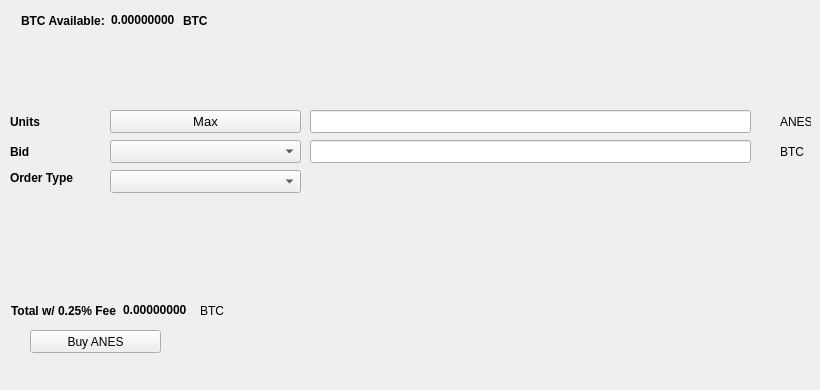
   <widget class="QWidget" name="BuyTab">
    <attribute name="title">
     <string>Buy</string>
    </attribute>
    <widget class="QPushButton" name="BuyANES">
     <property name="geometry">
      <rect>
       <x>30</x>
       <y>330</y>
       <width>131</width>
       <height>23</height>
      </rect>
     </property>
     <property name="text">
      <string>Buy ANES</string>
     </property>
     <property name="icon">
      <iconset resource="../anes.qrc">
       <normaloff>:/icons/bitcoin</normaloff>:/icons/bitcoin</iconset>
     </property>
    </widget>
    <widget class="QLabel" name="label_3">
     <property name="geometry">
      <rect>
       <x>10</x>
       <y>110</y>
       <width>46</width>
       <height>23</height>
      </rect>
     </property>
     <property name="font">
      <font>
       <weight>75</weight>
       <bold>true</bold>
      </font>
     </property>
     <property name="text">
      <string>Units</string>
     </property>
    </widget>
    <widget class="QLineEdit" name="UnitsInput">
     <property name="geometry">
      <rect>
       <x>310</x>
       <y>110</y>
       <width>441</width>
       <height>23</height>
      </rect>
     </property>
     <property name="font">
      <font>
       <pointsize>9</pointsize>
       <weight>75</weight>
       <bold>true</bold>
      </font>
     </property>
    </widget>
    <widget class="QLineEdit" name="BuyBidPriceEdit">
     <property name="geometry">
      <rect>
       <x>310</x>
       <y>140</y>
       <width>441</width>
       <height>23</height>
      </rect>
     </property>
     <property name="font">
      <font>
       <pointsize>9</pointsize>
       <weight>75</weight>
       <bold>true</bold>
      </font>
     </property>
    </widget>
    <widget class="QLabel" name="label_4">
     <property name="geometry">
      <rect>
       <x>780</x>
       <y>110</y>
       <width>31</width>
       <height>23</height>
      </rect>
     </property>
     <property name="text">
      <string>ANES</string>
     </property>
    </widget>
    <widget class="QLabel" name="label_5">
     <property name="geometry">
      <rect>
       <x>780</x>
       <y>140</y>
       <width>31</width>
       <height>23</height>
      </rect>
     </property>
     <property name="text">
      <string>BTC</string>
     </property>
    </widget>
    <widget class="QLabel" name="label_6">
     <property name="geometry">
      <rect>
       <x>10</x>
       <y>140</y>
       <width>46</width>
       <height>23</height>
      </rect>
     </property>
     <property name="font">
      <font>
       <weight>75</weight>
       <bold>true</bold>
      </font>
     </property>
     <property name="text">
      <string>Bid</string>
     </property>
    </widget>
    <widget class="QLabel" name="label_7">
     <property name="geometry">
      <rect>
       <x>10</x>
       <y>170</y>
       <width>91</width>
       <height>16</height>
      </rect>
     </property>
     <property name="font">
      <font>
       <weight>75</weight>
       <bold>true</bold>
      </font>
     </property>
     <property name="text">
      <string>Order Type</string>
     </property>
    </widget>
    <widget class="QPushButton" name="Buy_Max_Amount">
     <property name="geometry">
      <rect>
       <x>110</x>
       <y>110</y>
       <width>191</width>
       <height>23</height>
      </rect>
     </property>
     <property name="font">
      <font>
       <pointsize>10</pointsize>
      </font>
     </property>
     <property name="text">
      <string>Max</string>
     </property>
    </widget>
    <widget class="QComboBox" name="BuyBidcomboBox">
     <property name="geometry">
      <rect>
       <x>110</x>
       <y>140</y>
       <width>191</width>
       <height>23</height>
      </rect>
     </property>
     <property name="font">
      <font>
       <pointsize>10</pointsize>
      </font>
     </property>
    </widget>
    <widget class="QComboBox" name="buyOrdertypeCombo">
     <property name="geometry">
      <rect>
       <x>110</x>
       <y>170</y>
       <width>191</width>
       <height>23</height>
      </rect>
     </property>
     <property name="font">
      <font>
       <pointsize>10</pointsize>
      </font>
     </property>
    </widget>
    <widget class="QWidget" name="layoutWidget1">
     <property name="geometry">
      <rect>
       <x>21</x>
       <y>11</y>
       <width>227</width>
       <height>19</height>
      </rect>
     </property>
     <layout class="QHBoxLayout" name="horizontalLayout_3">
      <item>
       <widget class="QLabel" name="label232">
        <property name="font">
         <font>
          <weight>75</weight>
          <bold>true</bold>
         </font>
        </property>
        <property name="text">
         <string>BTC Available:</string>
        </property>
       </widget>
      </item>
      <item>
       <widget class="QLabel" name="BtcAvailableLbl">
        <property name="palette">
         <palette>
          <active>
           <colorrole role="WindowText">
            <brush brushstyle="SolidPattern">
             <color alpha="255">
              <red>0</red>
              <green>0</green>
              <blue>0</blue>
             </color>
            </brush>
           </colorrole>
           <colorrole role="Button">
            <brush brushstyle="SolidPattern">
             <color alpha="255">
              <red>0</red>
              <green>170</green>
              <blue>0</blue>
             </color>
            </brush>
           </colorrole>
           <colorrole role="Light">
            <brush brushstyle="SolidPattern">
             <color alpha="255">
              <red>0</red>
              <green>255</green>
              <blue>0</blue>
             </color>
            </brush>
           </colorrole>
           <colorrole role="Midlight">
            <brush brushstyle="SolidPattern">
             <color alpha="255">
              <red>0</red>
              <green>212</green>
              <blue>0</blue>
             </color>
            </brush>
           </colorrole>
           <colorrole role="Dark">
            <brush brushstyle="SolidPattern">
             <color alpha="255">
              <red>0</red>
              <green>85</green>
              <blue>0</blue>
             </color>
            </brush>
           </colorrole>
           <colorrole role="Mid">
            <brush brushstyle="SolidPattern">
             <color alpha="255">
              <red>0</red>
              <green>113</green>
              <blue>0</blue>
             </color>
            </brush>
           </colorrole>
           <colorrole role="Text">
            <brush brushstyle="SolidPattern">
             <color alpha="255">
              <red>0</red>
              <green>170</green>
              <blue>0</blue>
             </color>
            </brush>
           </colorrole>
           <colorrole role="BrightText">
            <brush brushstyle="SolidPattern">
             <color alpha="255">
              <red>255</red>
              <green>255</green>
              <blue>255</blue>
             </color>
            </brush>
           </colorrole>
           <colorrole role="ButtonText">
            <brush brushstyle="SolidPattern">
             <color alpha="255">
              <red>0</red>
              <green>0</green>
              <blue>0</blue>
             </color>
            </brush>
           </colorrole>
           <colorrole role="Base">
            <brush brushstyle="SolidPattern">
             <color alpha="255">
              <red>255</red>
              <green>255</green>
              <blue>255</blue>
             </color>
            </brush>
           </colorrole>
           <colorrole role="Window">
            <brush brushstyle="SolidPattern">
             <color alpha="255">
              <red>0</red>
              <green>170</green>
              <blue>0</blue>
             </color>
            </brush>
           </colorrole>
           <colorrole role="Shadow">
            <brush brushstyle="SolidPattern">
             <color alpha="255">
              <red>0</red>
              <green>0</green>
              <blue>0</blue>
             </color>
            </brush>
           </colorrole>
           <colorrole role="AlternateBase">
            <brush brushstyle="SolidPattern">
             <color alpha="255">
              <red>127</red>
              <green>212</green>
              <blue>127</blue>
             </color>
            </brush>
           </colorrole>
           <colorrole role="ToolTipBase">
            <brush brushstyle="SolidPattern">
             <color alpha="255">
              <red>255</red>
              <green>255</green>
              <blue>220</blue>
             </color>
            </brush>
           </colorrole>
           <colorrole role="ToolTipText">
            <brush brushstyle="SolidPattern">
             <color alpha="255">
              <red>0</red>
              <green>0</green>
              <blue>0</blue>
             </color>
            </brush>
           </colorrole>
          </active>
          <inactive>
           <colorrole role="WindowText">
            <brush brushstyle="SolidPattern">
             <color alpha="255">
              <red>0</red>
              <green>0</green>
              <blue>0</blue>
             </color>
            </brush>
           </colorrole>
           <colorrole role="Button">
            <brush brushstyle="SolidPattern">
             <color alpha="255">
              <red>0</red>
              <green>170</green>
              <blue>0</blue>
             </color>
            </brush>
           </colorrole>
           <colorrole role="Light">
            <brush brushstyle="SolidPattern">
             <color alpha="255">
              <red>0</red>
              <green>255</green>
              <blue>0</blue>
             </color>
            </brush>
           </colorrole>
           <colorrole role="Midlight">
            <brush brushstyle="SolidPattern">
             <color alpha="255">
              <red>0</red>
              <green>212</green>
              <blue>0</blue>
             </color>
            </brush>
           </colorrole>
           <colorrole role="Dark">
            <brush brushstyle="SolidPattern">
             <color alpha="255">
              <red>0</red>
              <green>85</green>
              <blue>0</blue>
             </color>
            </brush>
           </colorrole>
           <colorrole role="Mid">
            <brush brushstyle="SolidPattern">
             <color alpha="255">
              <red>0</red>
              <green>113</green>
              <blue>0</blue>
             </color>
            </brush>
           </colorrole>
           <colorrole role="Text">
            <brush brushstyle="SolidPattern">
             <color alpha="255">
              <red>0</red>
              <green>170</green>
              <blue>0</blue>
             </color>
            </brush>
           </colorrole>
           <colorrole role="BrightText">
            <brush brushstyle="SolidPattern">
             <color alpha="255">
              <red>255</red>
              <green>255</green>
              <blue>255</blue>
             </color>
            </brush>
           </colorrole>
           <colorrole role="ButtonText">
            <brush brushstyle="SolidPattern">
             <color alpha="255">
              <red>0</red>
              <green>0</green>
              <blue>0</blue>
             </color>
            </brush>
           </colorrole>
           <colorrole role="Base">
            <brush brushstyle="SolidPattern">
             <color alpha="255">
              <red>255</red>
              <green>255</green>
              <blue>255</blue>
             </color>
            </brush>
           </colorrole>
           <colorrole role="Window">
            <brush brushstyle="SolidPattern">
             <color alpha="255">
              <red>0</red>
              <green>170</green>
              <blue>0</blue>
             </color>
            </brush>
           </colorrole>
           <colorrole role="Shadow">
            <brush brushstyle="SolidPattern">
             <color alpha="255">
              <red>0</red>
              <green>0</green>
              <blue>0</blue>
             </color>
            </brush>
           </colorrole>
           <colorrole role="AlternateBase">
            <brush brushstyle="SolidPattern">
             <color alpha="255">
              <red>127</red>
              <green>212</green>
              <blue>127</blue>
             </color>
            </brush>
           </colorrole>
           <colorrole role="ToolTipBase">
            <brush brushstyle="SolidPattern">
             <color alpha="255">
              <red>255</red>
              <green>255</green>
              <blue>220</blue>
             </color>
            </brush>
           </colorrole>
           <colorrole role="ToolTipText">
            <brush brushstyle="SolidPattern">
             <color alpha="255">
              <red>0</red>
              <green>0</green>
              <blue>0</blue>
             </color>
            </brush>
           </colorrole>
          </inactive>
          <disabled>
           <colorrole role="WindowText">
            <brush brushstyle="SolidPattern">
             <color alpha="255">
              <red>0</red>
              <green>85</green>
              <blue>0</blue>
             </color>
            </brush>
           </colorrole>
           <colorrole role="Button">
            <brush brushstyle="SolidPattern">
             <color alpha="255">
              <red>0</red>
              <green>170</green>
              <blue>0</blue>
             </color>
            </brush>
           </colorrole>
           <colorrole role="Light">
            <brush brushstyle="SolidPattern">
             <color alpha="255">
              <red>0</red>
              <green>255</green>
              <blue>0</blue>
             </color>
            </brush>
           </colorrole>
           <colorrole role="Midlight">
            <brush brushstyle="SolidPattern">
             <color alpha="255">
              <red>0</red>
              <green>212</green>
              <blue>0</blue>
             </color>
            </brush>
           </colorrole>
           <colorrole role="Dark">
            <brush brushstyle="SolidPattern">
             <color alpha="255">
              <red>0</red>
              <green>85</green>
              <blue>0</blue>
             </color>
            </brush>
           </colorrole>
           <colorrole role="Mid">
            <brush brushstyle="SolidPattern">
             <color alpha="255">
              <red>0</red>
              <green>113</green>
              <blue>0</blue>
             </color>
            </brush>
           </colorrole>
           <colorrole role="Text">
            <brush brushstyle="SolidPattern">
             <color alpha="255">
              <red>0</red>
              <green>85</green>
              <blue>0</blue>
             </color>
            </brush>
           </colorrole>
           <colorrole role="BrightText">
            <brush brushstyle="SolidPattern">
             <color alpha="255">
              <red>255</red>
              <green>255</green>
              <blue>255</blue>
             </color>
            </brush>
           </colorrole>
           <colorrole role="ButtonText">
            <brush brushstyle="SolidPattern">
             <color alpha="255">
              <red>0</red>
              <green>85</green>
              <blue>0</blue>
             </color>
            </brush>
           </colorrole>
           <colorrole role="Base">
            <brush brushstyle="SolidPattern">
             <color alpha="255">
              <red>0</red>
              <green>170</green>
              <blue>0</blue>
             </color>
            </brush>
           </colorrole>
           <colorrole role="Window">
            <brush brushstyle="SolidPattern">
             <color alpha="255">
              <red>0</red>
              <green>170</green>
              <blue>0</blue>
             </color>
            </brush>
           </colorrole>
           <colorrole role="Shadow">
            <brush brushstyle="SolidPattern">
             <color alpha="255">
              <red>0</red>
              <green>0</green>
              <blue>0</blue>
             </color>
            </brush>
           </colorrole>
           <colorrole role="AlternateBase">
            <brush brushstyle="SolidPattern">
             <color alpha="255">
              <red>0</red>
              <green>170</green>
              <blue>0</blue>
             </color>
            </brush>
           </colorrole>
           <colorrole role="ToolTipBase">
            <brush brushstyle="SolidPattern">
             <color alpha="255">
              <red>255</red>
              <green>255</green>
              <blue>220</blue>
             </color>
            </brush>
           </colorrole>
           <colorrole role="ToolTipText">
            <brush brushstyle="SolidPattern">
             <color alpha="255">
              <red>0</red>
              <green>0</green>
              <blue>0</blue>
             </color>
            </brush>
           </colorrole>
          </disabled>
         </palette>
        </property>
        <property name="font">
         <font>
          <weight>75</weight>
          <bold>true</bold>
         </font>
        </property>
        <property name="text">
         <string>0.00000000</string>
        </property>
        <property name="textInteractionFlags">
         <set>Qt::LinksAccessibleByMouse|Qt::TextSelectableByKeyboard|Qt::TextSelectableByMouse</set>
        </property>
       </widget>
      </item>
      <item>
       <widget class="QLabel" name="BtcAvailableLbl_2">
        <property name="font">
         <font>
          <weight>75</weight>
          <bold>true</bold>
         </font>
        </property>
        <property name="text">
         <string>BTC</string>
        </property>
       </widget>
      </item>
     </layout>
    </widget>
    <widget class="QWidget" name="layoutWidge2">
     <property name="geometry">
      <rect>
       <x>11</x>
       <y>301</y>
       <width>259</width>
       <height>19</height>
      </rect>
     </property>
     <layout class="QHBoxLayout" name="horizontalLayout_4">
      <item>
       <widget class="QLabel" name="label_9">
        <property name="font">
         <font>
          <weight>75</weight>
          <bold>true</bold>
         </font>
        </property>
        <property name="text">
         <string>Total w/ 0.25% Fee</string>
        </property>
       </widget>
      </item>
      <item>
       <widget class="QLabel" name="BuyCostLabel">
        <property name="palette">
         <palette>
          <active>
           <colorrole role="WindowText">
            <brush brushstyle="SolidPattern">
             <color alpha="255">
              <red>0</red>
              <green>0</green>
              <blue>0</blue>
             </color>
            </brush>
           </colorrole>
           <colorrole role="Button">
            <brush brushstyle="SolidPattern">
             <color alpha="255">
              <red>0</red>
              <green>170</green>
              <blue>0</blue>
             </color>
            </brush>
           </colorrole>
           <colorrole role="Light">
            <brush brushstyle="SolidPattern">
             <color alpha="255">
              <red>0</red>
              <green>255</green>
              <blue>0</blue>
             </color>
            </brush>
           </colorrole>
           <colorrole role="Midlight">
            <brush brushstyle="SolidPattern">
             <color alpha="255">
              <red>0</red>
              <green>212</green>
              <blue>0</blue>
             </color>
            </brush>
           </colorrole>
           <colorrole role="Dark">
            <brush brushstyle="SolidPattern">
             <color alpha="255">
              <red>0</red>
              <green>85</green>
              <blue>0</blue>
             </color>
            </brush>
           </colorrole>
           <colorrole role="Mid">
            <brush brushstyle="SolidPattern">
             <color alpha="255">
              <red>0</red>
              <green>113</green>
              <blue>0</blue>
             </color>
            </brush>
           </colorrole>
           <colorrole role="Text">
            <brush brushstyle="SolidPattern">
             <color alpha="255">
              <red>0</red>
              <green>170</green>
              <blue>0</blue>
             </color>
            </brush>
           </colorrole>
           <colorrole role="BrightText">
            <brush brushstyle="SolidPattern">
             <color alpha="255">
              <red>255</red>
              <green>255</green>
              <blue>255</blue>
             </color>
            </brush>
           </colorrole>
           <colorrole role="ButtonText">
            <brush brushstyle="SolidPattern">
             <color alpha="255">
              <red>0</red>
              <green>0</green>
              <blue>0</blue>
             </color>
            </brush>
           </colorrole>
           <colorrole role="Base">
            <brush brushstyle="SolidPattern">
             <color alpha="255">
              <red>255</red>
              <green>255</green>
              <blue>255</blue>
             </color>
            </brush>
           </colorrole>
           <colorrole role="Window">
            <brush brushstyle="SolidPattern">
             <color alpha="255">
              <red>0</red>
              <green>170</green>
              <blue>0</blue>
             </color>
            </brush>
           </colorrole>
           <colorrole role="Shadow">
            <brush brushstyle="SolidPattern">
             <color alpha="255">
              <red>0</red>
              <green>0</green>
              <blue>0</blue>
             </color>
            </brush>
           </colorrole>
           <colorrole role="AlternateBase">
            <brush brushstyle="SolidPattern">
             <color alpha="255">
              <red>127</red>
              <green>212</green>
              <blue>127</blue>
             </color>
            </brush>
           </colorrole>
           <colorrole role="ToolTipBase">
            <brush brushstyle="SolidPattern">
             <color alpha="255">
              <red>255</red>
              <green>255</green>
              <blue>220</blue>
             </color>
            </brush>
           </colorrole>
           <colorrole role="ToolTipText">
            <brush brushstyle="SolidPattern">
             <color alpha="255">
              <red>0</red>
              <green>0</green>
              <blue>0</blue>
             </color>
            </brush>
           </colorrole>
          </active>
          <inactive>
           <colorrole role="WindowText">
            <brush brushstyle="SolidPattern">
             <color alpha="255">
              <red>0</red>
              <green>0</green>
              <blue>0</blue>
             </color>
            </brush>
           </colorrole>
           <colorrole role="Button">
            <brush brushstyle="SolidPattern">
             <color alpha="255">
              <red>0</red>
              <green>170</green>
              <blue>0</blue>
             </color>
            </brush>
           </colorrole>
           <colorrole role="Light">
            <brush brushstyle="SolidPattern">
             <color alpha="255">
              <red>0</red>
              <green>255</green>
              <blue>0</blue>
             </color>
            </brush>
           </colorrole>
           <colorrole role="Midlight">
            <brush brushstyle="SolidPattern">
             <color alpha="255">
              <red>0</red>
              <green>212</green>
              <blue>0</blue>
             </color>
            </brush>
           </colorrole>
           <colorrole role="Dark">
            <brush brushstyle="SolidPattern">
             <color alpha="255">
              <red>0</red>
              <green>85</green>
              <blue>0</blue>
             </color>
            </brush>
           </colorrole>
           <colorrole role="Mid">
            <brush brushstyle="SolidPattern">
             <color alpha="255">
              <red>0</red>
              <green>113</green>
              <blue>0</blue>
             </color>
            </brush>
           </colorrole>
           <colorrole role="Text">
            <brush brushstyle="SolidPattern">
             <color alpha="255">
              <red>0</red>
              <green>170</green>
              <blue>0</blue>
             </color>
            </brush>
           </colorrole>
           <colorrole role="BrightText">
            <brush brushstyle="SolidPattern">
             <color alpha="255">
              <red>255</red>
              <green>255</green>
              <blue>255</blue>
             </color>
            </brush>
           </colorrole>
           <colorrole role="ButtonText">
            <brush brushstyle="SolidPattern">
             <color alpha="255">
              <red>0</red>
              <green>0</green>
              <blue>0</blue>
             </color>
            </brush>
           </colorrole>
           <colorrole role="Base">
            <brush brushstyle="SolidPattern">
             <color alpha="255">
              <red>255</red>
              <green>255</green>
              <blue>255</blue>
             </color>
            </brush>
           </colorrole>
           <colorrole role="Window">
            <brush brushstyle="SolidPattern">
             <color alpha="255">
              <red>0</red>
              <green>170</green>
              <blue>0</blue>
             </color>
            </brush>
           </colorrole>
           <colorrole role="Shadow">
            <brush brushstyle="SolidPattern">
             <color alpha="255">
              <red>0</red>
              <green>0</green>
              <blue>0</blue>
             </color>
            </brush>
           </colorrole>
           <colorrole role="AlternateBase">
            <brush brushstyle="SolidPattern">
             <color alpha="255">
              <red>127</red>
              <green>212</green>
              <blue>127</blue>
             </color>
            </brush>
           </colorrole>
           <colorrole role="ToolTipBase">
            <brush brushstyle="SolidPattern">
             <color alpha="255">
              <red>255</red>
              <green>255</green>
              <blue>220</blue>
             </color>
            </brush>
           </colorrole>
           <colorrole role="ToolTipText">
            <brush brushstyle="SolidPattern">
             <color alpha="255">
              <red>0</red>
              <green>0</green>
              <blue>0</blue>
             </color>
            </brush>
           </colorrole>
          </inactive>
          <disabled>
           <colorrole role="WindowText">
            <brush brushstyle="SolidPattern">
             <color alpha="255">
              <red>0</red>
              <green>85</green>
              <blue>0</blue>
             </color>
            </brush>
           </colorrole>
           <colorrole role="Button">
            <brush brushstyle="SolidPattern">
             <color alpha="255">
              <red>0</red>
              <green>170</green>
              <blue>0</blue>
             </color>
            </brush>
           </colorrole>
           <colorrole role="Light">
            <brush brushstyle="SolidPattern">
             <color alpha="255">
              <red>0</red>
              <green>255</green>
              <blue>0</blue>
             </color>
            </brush>
           </colorrole>
           <colorrole role="Midlight">
            <brush brushstyle="SolidPattern">
             <color alpha="255">
              <red>0</red>
              <green>212</green>
              <blue>0</blue>
             </color>
            </brush>
           </colorrole>
           <colorrole role="Dark">
            <brush brushstyle="SolidPattern">
             <color alpha="255">
              <red>0</red>
              <green>85</green>
              <blue>0</blue>
             </color>
            </brush>
           </colorrole>
           <colorrole role="Mid">
            <brush brushstyle="SolidPattern">
             <color alpha="255">
              <red>0</red>
              <green>113</green>
              <blue>0</blue>
             </color>
            </brush>
           </colorrole>
           <colorrole role="Text">
            <brush brushstyle="SolidPattern">
             <color alpha="255">
              <red>0</red>
              <green>85</green>
              <blue>0</blue>
             </color>
            </brush>
           </colorrole>
           <colorrole role="BrightText">
            <brush brushstyle="SolidPattern">
             <color alpha="255">
              <red>255</red>
              <green>255</green>
              <blue>255</blue>
             </color>
            </brush>
           </colorrole>
           <colorrole role="ButtonText">
            <brush brushstyle="SolidPattern">
             <color alpha="255">
              <red>0</red>
              <green>85</green>
              <blue>0</blue>
             </color>
            </brush>
           </colorrole>
           <colorrole role="Base">
            <brush brushstyle="SolidPattern">
             <color alpha="255">
              <red>0</red>
              <green>170</green>
              <blue>0</blue>
             </color>
            </brush>
           </colorrole>
           <colorrole role="Window">
            <brush brushstyle="SolidPattern">
             <color alpha="255">
              <red>0</red>
              <green>170</green>
              <blue>0</blue>
             </color>
            </brush>
           </colorrole>
           <colorrole role="Shadow">
            <brush brushstyle="SolidPattern">
             <color alpha="255">
              <red>0</red>
              <green>0</green>
              <blue>0</blue>
             </color>
            </brush>
           </colorrole>
           <colorrole role="AlternateBase">
            <brush brushstyle="SolidPattern">
             <color alpha="255">
              <red>0</red>
              <green>170</green>
              <blue>0</blue>
             </color>
            </brush>
           </colorrole>
           <colorrole role="ToolTipBase">
            <brush brushstyle="SolidPattern">
             <color alpha="255">
              <red>255</red>
              <green>255</green>
              <blue>220</blue>
             </color>
            </brush>
           </colorrole>
           <colorrole role="ToolTipText">
            <brush brushstyle="SolidPattern">
             <color alpha="255">
              <red>0</red>
              <green>0</green>
              <blue>0</blue>
             </color>
            </brush>
           </colorrole>
          </disabled>
         </palette>
        </property>
        <property name="font">
         <font>
          <weight>75</weight>
          <bold>true</bold>
         </font>
        </property>
        <property name="autoFillBackground">
         <bool>false</bool>
        </property>
        <property name="text">
         <string>0.00000000</string>
        </property>
        <property name="textInteractionFlags">
         <set>Qt::LinksAccessibleByMouse|Qt::TextSelectableByMouse</set>
        </property>
       </widget>
      </item>
      <item>
       <widget class="QLabel" name="label_10">
        <property name="font">
         <font>
          <weight>50</weight>
          <bold>false</bold>
         </font>
        </property>
        <property name="text">
         <string>BTC</string>
        </property>
       </widget>
      </item>
     </layout>
    </widget>
    <widget class="QLabel" name="label_24">
     <property name="geometry">
      <rect>
       <x>460</x>
       <y>300</y>
       <width>281</width>
       <height>81</height>
      </rect>
     </property>
     <property name="text">
      <string/>
     </property>
     <property name="pixmap">
      <pixmap>:/images/bittrex</pixmap>
     </property>
    </widget>
   </widget>
